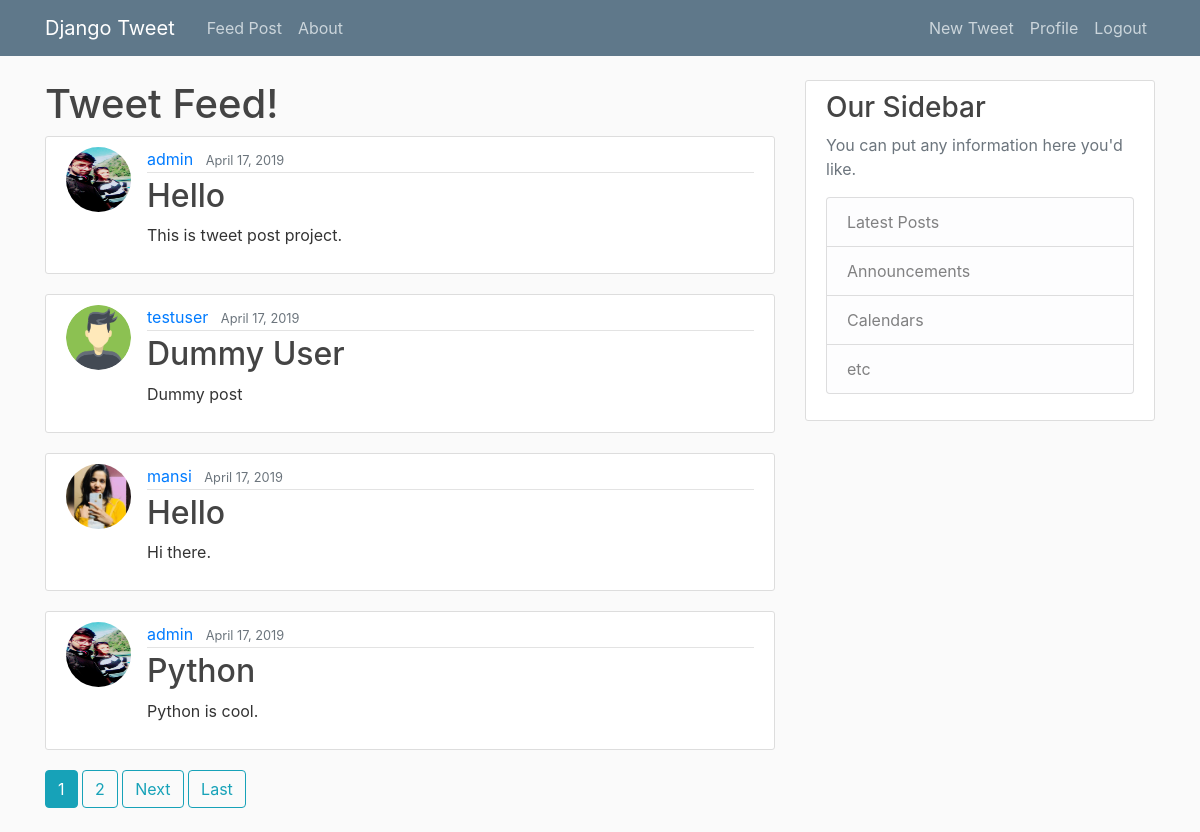
Screenshot of / (signed in) with the database file from the repository.
### blog/models.py (models this page shows, shortened)
class Post(models.Model):
	title = models.CharField(max_length=100)
	content = models.TextField()
	date_posted = models.DateTimeField(default=timezone.now)   #@ timezone.now() is function which we are not using here
	author = models.ForeignKey(User, on_delete=models.CASCADE)

### users/models.py (models this page shows, shortened)
class Profile(models.Model):
	user = models.OneToOneField(User, on_delete=models.CASCADE)
	bio = models.CharField(max_length=199, blank=True)
	location = models.CharField(max_length=99, blank=True)
	image = models.ImageField(default='profile.jpg', upload_to='profile_pics')

### blog/views.py (the view)
# urls.py: path('', PostListView.as_view(), name="blog-home"), #  Always us as_view() with class based view
class PostListView(LoginRequiredMixin, ListView):
	model = Post  # what model to query to create List
	template_name = 'blog/home.html'
	context_object_name = 'posts'   	# By default is posts
	ordering = ['-date_posted']
	paginate_by = 4

### blog/templates/blog/home.html (shortened to what this page needs)
{% extends 'blog/base.html' %}
{% block content %}
	<h1>Tweet Feed! </h1>
	{% for post in posts %}
		<article class="media content-section">
			<img class="rounded-circle article-img" src="{{ post.author.profile.image.url }}">
			  <div class="media-body">
			    <div class="article-metadata">
			      <a class="mr-2" href="{% url 'user-posts' post.author.username %}">{{ post.author }}</a>
			      <small class="text-muted">{{ post.date_posted | date:"F d, Y"}}</small>
			    </div>
			    <h2><a class="article-title" href="{% url 'post-detail' post.id %}">{{ post.title }}</a></h2>
			    <p class="article-content">{{ post.content }}</p>
			  </div>
		</article>
	{% endfor %}
	{% if is_paginated %}
      {% for num in page_obj.paginator.page_range %}
        {% if page_obj.number == num %}
          <a class="btn btn-info mb-4" href="?page={{ num }}">{{ num }}</a>
        {% elif num > page_obj.number|add:'-3' and num < page_obj.number|add:'3' %}
          <a class="btn btn-outline-info mb-4" href="?page={{ num }}">{{ num }}</a>
        {% endif %}
      {% endfor %}
      {% if page_obj.has_next %}
        <a class="btn btn-outline-info mb-4" href="?page={{ page_obj.next_page_number }}">Next</a>
        <a class="btn btn-outline-info mb-4" href="?page={{ page_obj.paginator.num_pages }}">Last</a>
      {% endif %}
    {% endif %}
{% endblock content %}

### blog/static/blog/main.css (style rules this page uses)
body { background: #fafafa; color: #333333; margin-top: 5rem; }
h1, h2, h3, h4, h5, h6 { color: #444444; }
.content-section { background: #ffffff; padding: 10px 20px; border: 1px solid #dddddd; border-radius: 3px; margin-bottom: 20px; }
.article-title { color: #444444; }
.article-content { white-space: pre-line; }
.article-img { height: 65px; width: 65px; margin-right: 16px; }
.article-metadata { padding-bottom: 1px; margin-bottom: 4px; border-bottom: 1px solid #e3e3e3 }

### rows the page displays
Post: author.profile.image (picture), author "admin", date_posted "April 17, 2019", title "Hello", content "This is tweet post project."
Post: author.profile.image (placeholder picture), author "testuser", date_posted "April 17, 2019", title "Dummy User", content "Dummy post"
Post: author.profile.image (picture), author "mansi", date_posted "April 17, 2019", title "Hello", content "Hi there."
Post: author.profile.image (picture), author "admin", date_posted "April 17, 2019", title "Python", content "Python is cool."

### other values shown
{{ num }} "1"
{{ num }} "2"
